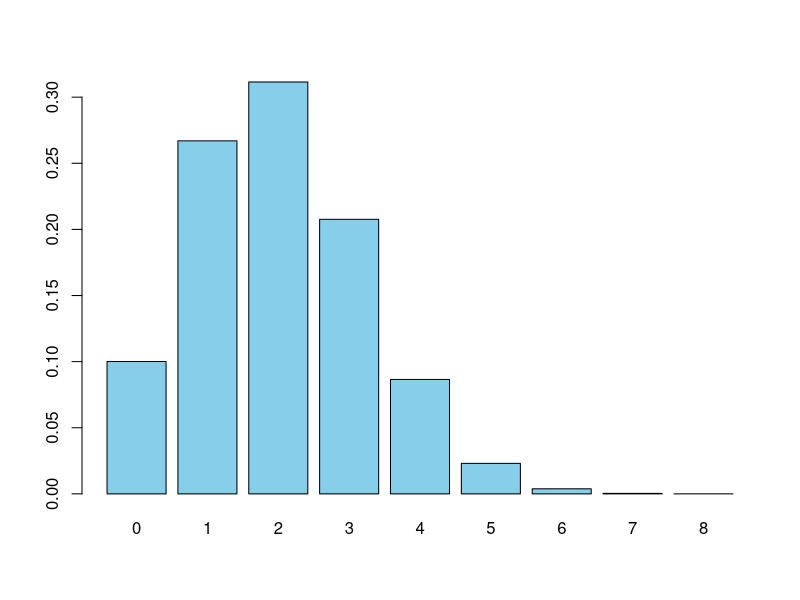
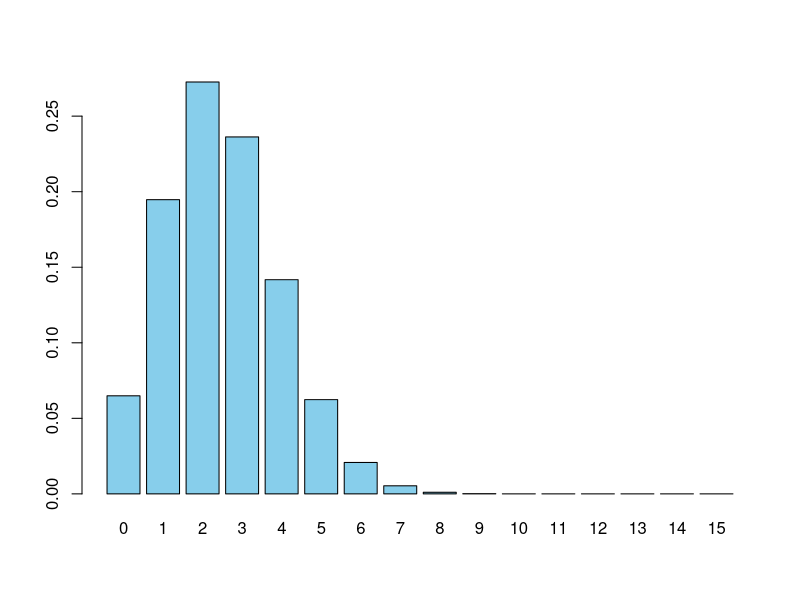
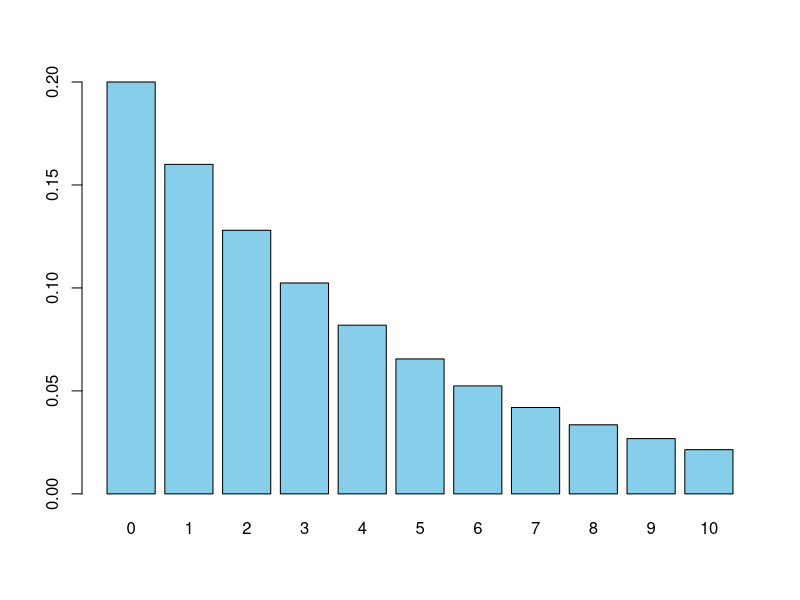
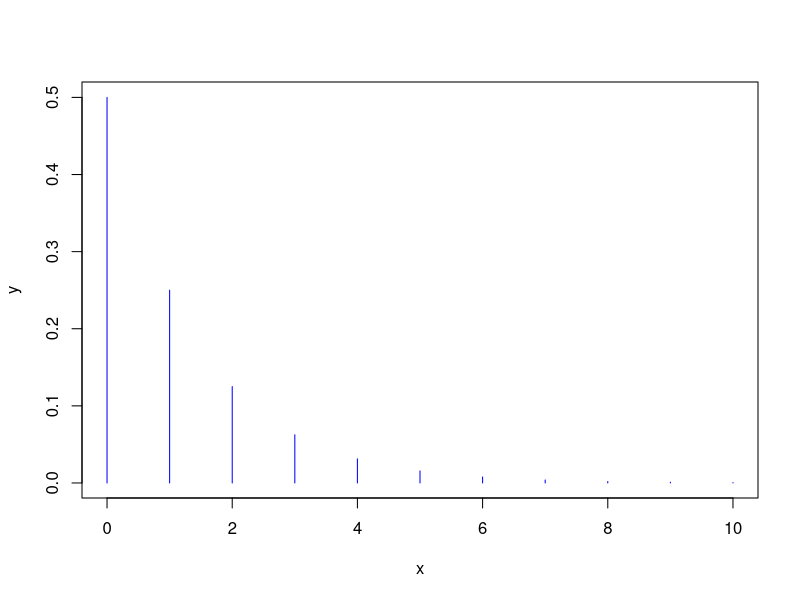
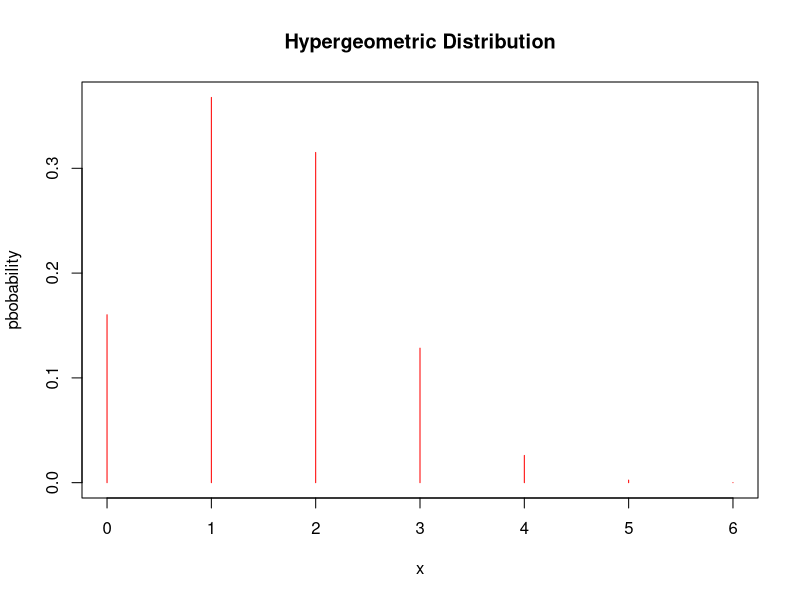
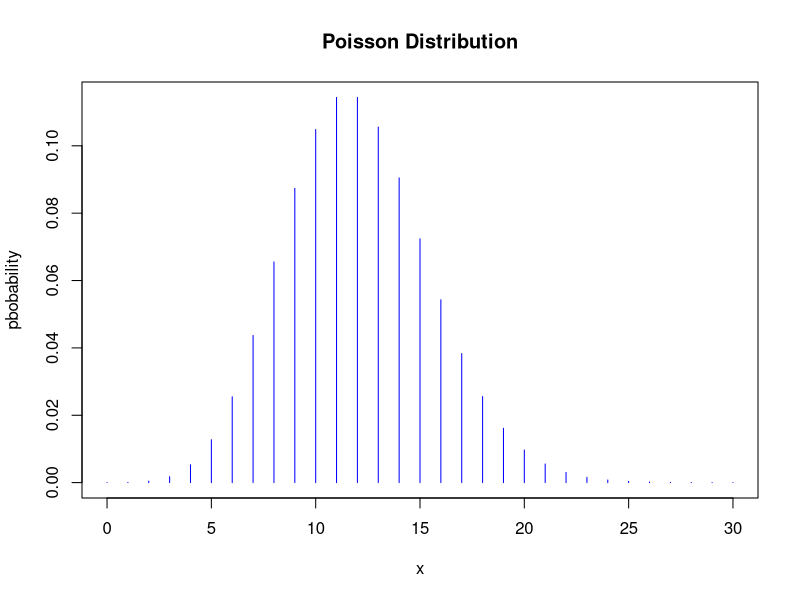
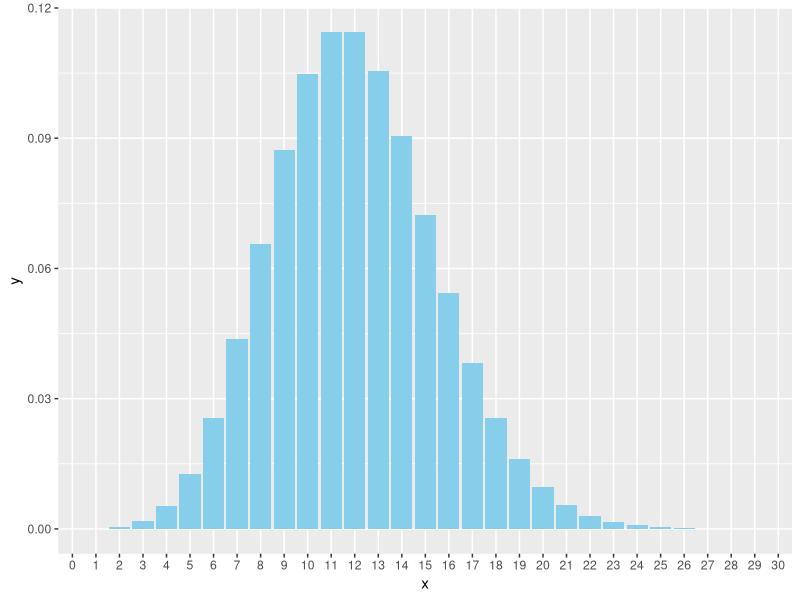

These charts were generated, in order, by the following R code:
## ---- chunk 1
knitr::opts_chunk$set(echo = TRUE)
## ---- chunk 2
dbinom(5, size = 8, prob = .25)
## ---- chunk 3

y <- dbinom(0:8, 8, .25)
round(y, digits = 3)

barplot(y, col = 'skyblue', names.arg = c(0:8))
## ---- chunk 4
sum(dbinom(0:3, 8, 0.25)) # sum the probability for 0,1,2,3.

# or

pbinom(3, 8, 0.25, lower.tail = TRUE)
## ---- chunk 5
dbinom(8, 15, 1/6)
## ---- chunk 6
y <- dbinom(0:15, 15, 1/6)
round(y, digits = 3)

barplot(y, col = 'skyblue', names.arg = c(0:15))
## ---- chunk 7
dgeom(4, 0.03)
## ---- chunk 8
pgeom(4, 0.03)
## ---- chunk 9
qgeom(0.75, 0.2)
## ---- chunk 10
dgeom(3, 0.2)
## ---- chunk 11
1-pgeom(5, 0.2)
## ---- chunk 12
y <- dgeom(0:10, prob = 0.2)
round(y, digits = 3)

barplot(y, col = 'skyblue', names.arg = c(0:10))
## ---- chunk 13
y <- dgeom(0:10, prob = 0.5)
round(y, digits = 3)
x <- c(0:10)
plot(x,y, type = "h", col='blue')
## ---- chunk 14
dhyper(1,26,26,2)
## ---- chunk 15
# dhyper(k,K,(N-K), n)

dhyper(2,13,(52-13),6) # both same 
dhyper(2,13,39,6)

## ---- chunk 16
phyper(2,13,39,6) # Cumulative Distribution function
## ---- chunk 17
x <- 0:6
plot(x, dhyper(x,13,39,6), type = "h", col="red", ylab = 'pbobability', main = 'Hypergeometric Distribution')
## ---- chunk 18
dpois(17, 12)
## ---- chunk 19
1-ppois(16,12) # or 

ppois(16, 12, lower.tail = FALSE)
## ---- chunk 20
x <- 0:30
plot(x, dpois(x, 12), type = "h", col="blue", ylab = 'pbobability', main = 'Poisson Distribution')
## ---- chunk 21
library(tidyverse)
x <- 0:30
y <- dpois(x,12)
z <- cbind(x,y)
z <- data.frame(z)
z$x <- as.factor(z$x)

ggplot(data = z, aes(y=y, x=x))+
    geom_bar(stat = 'identity', fill= "skyblue")
  
## ---- chunk 22
ppois(1,3) # 

sum(dpois(0:1, 3))
## ---- chunk 23
pexp(2,rate = 1/3)
## ---- chunk 24
pbeta(.1, 37,463)
1- pbeta(.1, 37, 463)
## ---- chunk 25

## ---- chunk 26
qchisq(.95, df = 7)
